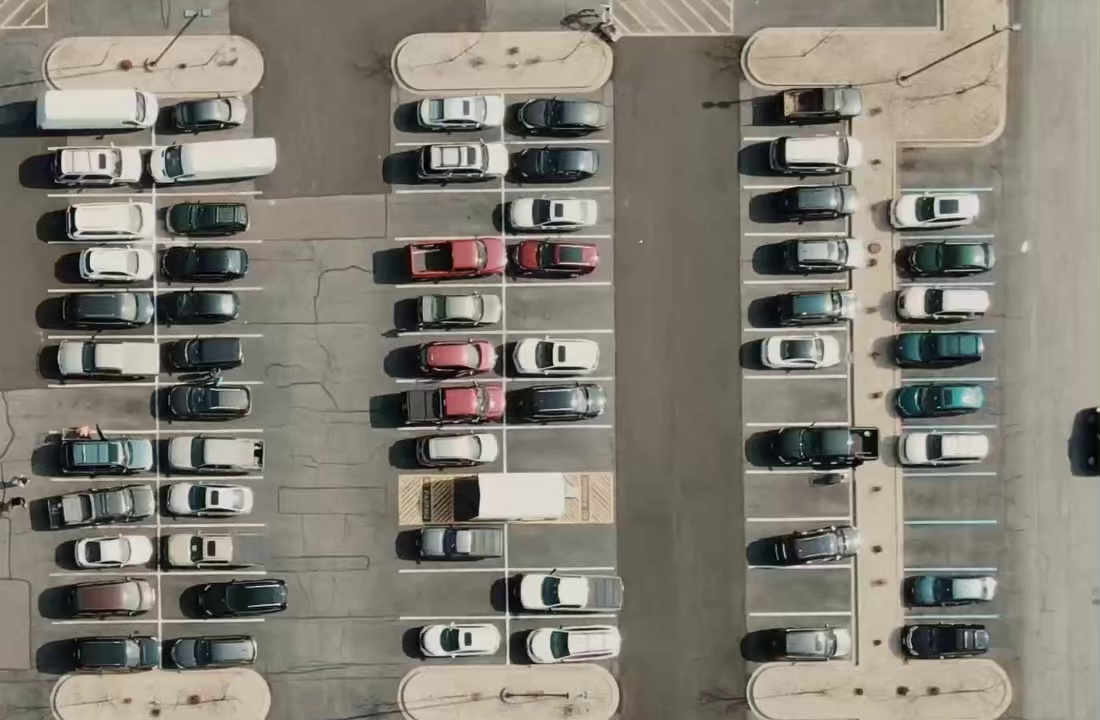
#> input picture separated_images/frame_0.jpg, 1100 x 720 px
$ python ROIs.py
#> lines starting #> are read from the running program, lines starting #| are printed output that depends on the picture; after the words box and inside, x2 and y2 are one past the last pixel; in counts of white or black regions, pixels touching at a corner belong together
import cv2 as cv

image = cv.imread('separated_images/frame_0.jpg')
#> image is the input picture: shape (720, 1100, 3); mean B, G, R 115.9, 126, 130.4

# Verificar se a imagem foi corretamente carregada
if image is None:
    print('Erro ao carregar a imagem.')
    exit()

# [13 lines of commented-out code are left out]
x1 = 42
x2 = 157
y1 = 100
y2 = 147
for i in range(1, 13, 1):
    cv.rectangle(image, (x1,y1), (x2,y2), (0,0,255), 2)
    cv.putText(image, f"a{i}", (x1-33,y1+15), cv.FONT_HERSHEY_SIMPLEX, 0.5, (51, 255, 255), 1)
    cv.rectangle(image, (x1+108,y1), (x2+108,y2), (0,0,255), 2)
    cv.putText(image, f"b{i}", (x2+113,y1+15), cv.FONT_HERSHEY_SIMPLEX, 0.5, (51, 255, 255), 1)
    y1 += 47
    y2 += 47
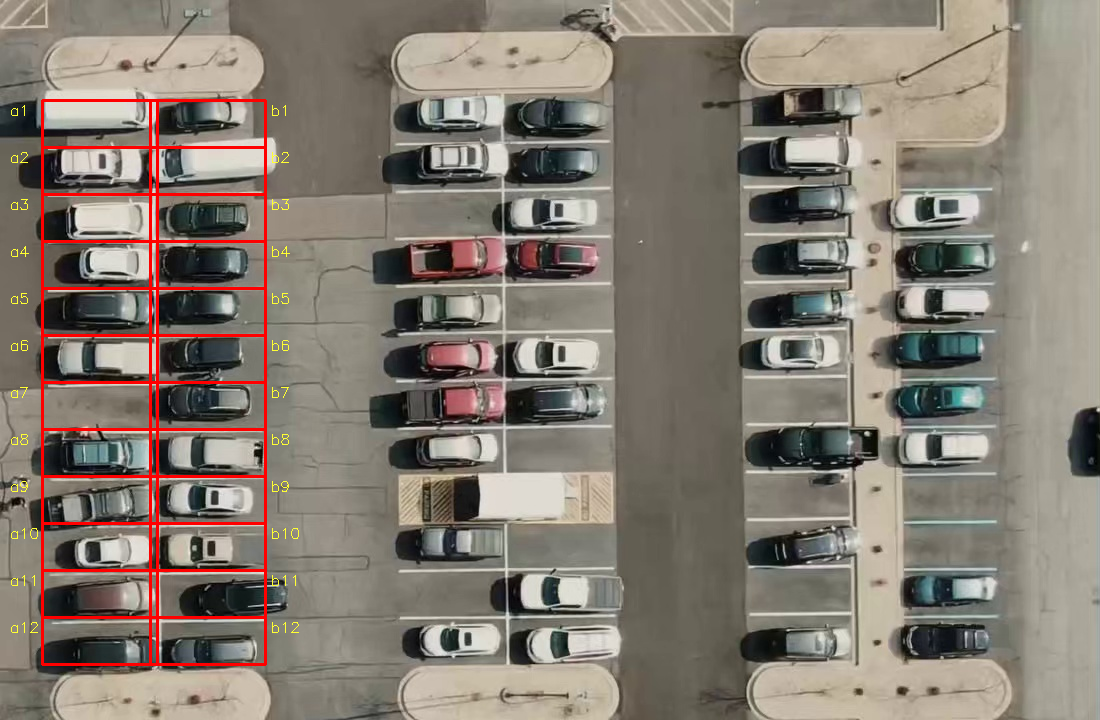
#> image: shape (720, 1100, 3); 2.07% of pixels changed, all inside (x1, y1, x2, y2) = (11, 99, 299, 666)
#> after the loop, y1 = 664; y2 = 711


x1 = 390
x2 = 498
y1 = 96
y2 = 143
for i in range(1, 13, 1):
    if i == 9:
        y1 += 47
        y2 += 47
        continue
    cv.rectangle(image, (x1,y1), (x2,y2), (0,0,255), 2)
    cv.putText(image, f"c{i}", (x1-33,y1+15), cv.FONT_HERSHEY_SIMPLEX, 0.5, (51, 255, 255), 1)
    cv.rectangle(image, (x1+108,y1), (x2+108,y2), (0,0,255), 2)
    cv.putText(image, f"d{i}", (x2+113,y1+15), cv.FONT_HERSHEY_SIMPLEX, 0.5, (51, 255, 255), 1)
    y1 += 47
    y2 += 47
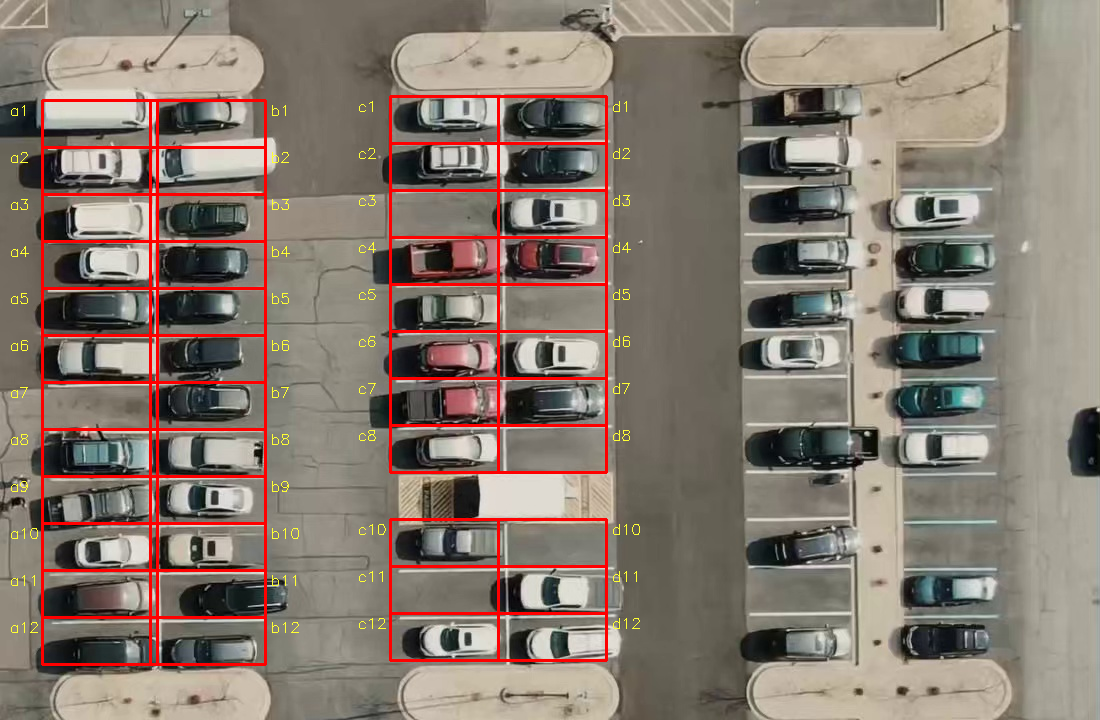
#> image: shape (720, 1100, 3); 1.76% of pixels changed, all inside (x1, y1, x2, y2) = (359, 95, 640, 662)
#> after the loop, y1 = 660; y2 = 707


x1 = 738
x2 = 846
y1 = 93
y2 = 140
for i in range(1, 13, 1):

    if i == 1:
        cv.rectangle(image, (x1,y1), (x2,y2), (0,0,255), 2)
        cv.putText(image, f"e{i}", (x1-33,y1+15), cv.FONT_HERSHEY_SIMPLEX, 0.5, (51, 255, 255), 1)
        y1 += 47
        y2 += 47
        continue


    cv.rectangle(image, (x1,y1), (x2,y2), (0,0,255), 2)
    cv.putText(image, f"e{i}", (x1-33,y1+15), cv.FONT_HERSHEY_SIMPLEX, 0.5, (51, 255, 255), 1)
    cv.rectangle(image, (x1+150,y1), (x2+150,y2), (0,0,255), 2)
    cv.putText(image, f"f{i}", (x2+154,y1+15), cv.FONT_HERSHEY_SIMPLEX, 0.5, (51, 255, 255), 1)
    y1 += 47
    y2 += 47
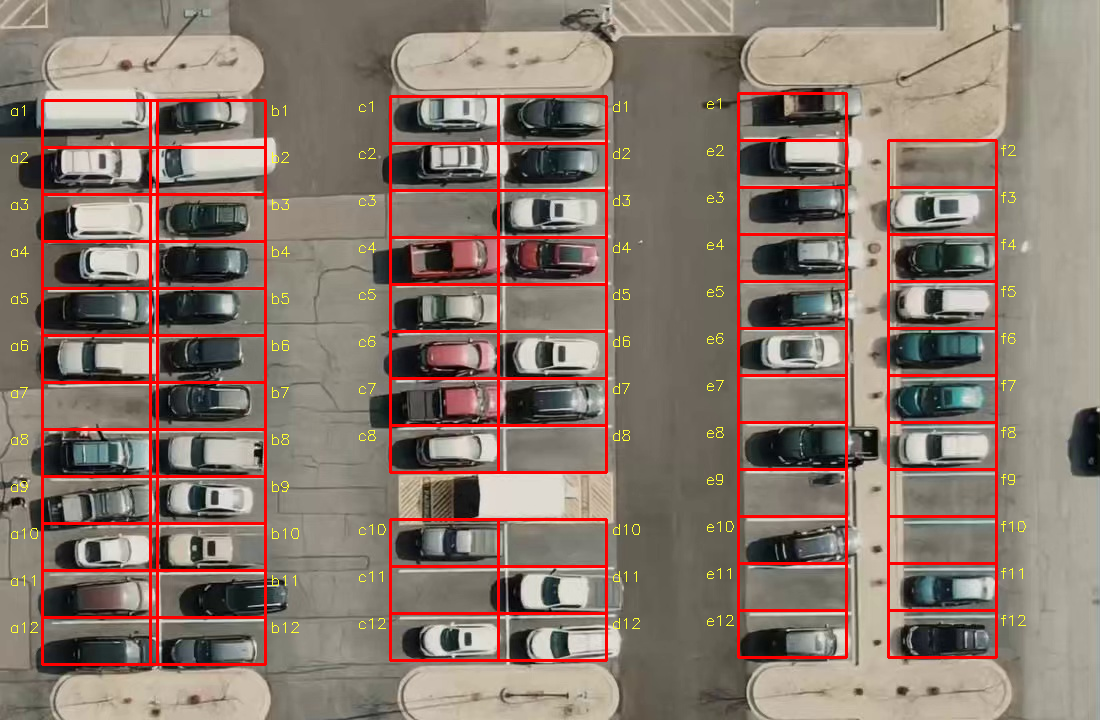
#> image: shape (720, 1100, 3); 1.96% of pixels changed, all inside (x1, y1, x2, y2) = (707, 92, 1026, 659)
#> after the loop, y1 = 657; y2 = 704


cv.imshow('Imagem estatica', image)

# Rotina que aguarda o usuário pressionar a tecla Q para fechar a janela da imagem
cv.waitKey(0)

cv.destroyAllWindows()
